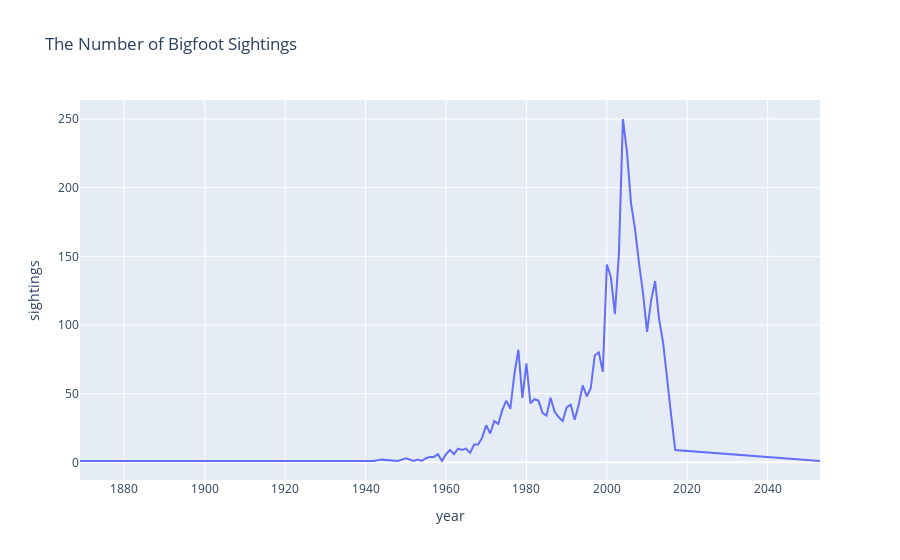

Notebook code for this chart:
### Code cell
import plotly.express as px
# Create a Plotly graph.

fig = px.line(pandas_df, x="year", y="sightings", title='The Number of Bigfoot Sightings')
fig.show()

### Figure 1 — Plotly figure (JSON) as saved in the notebook; plotly's stock layout.template omitted (floating-point values rounded to 4 significant figures)
{"data": [{"hovertemplate": "year=%{x}<br>sightings=%{y}<extra></extra>", "legendgroup": "", "line": {"color": "#636efa", "dash": "solid"}, "marker": {"symbol": "circle"}, "mode": "lines", "name": "", "orientation": "v", "showlegend": false, "type": "scatter", "x": [1869, 1921, 1925, 1930, 1932, 1934, 1937, 1938, 1941, 1942, 1944, 1947, 1948, 1949, 1950, 1952, 1953, 1954, 1955, 1956, 1957, 1958, 1959, 1960, 1961, 1962, 1963, 1964, 1965, 1966, 1967, 1968, 1969, 1970, 1971, 1972, 1973, 1974, 1975, 1976, 1977, 1978, 1979, 1980, 1981, 1982, 1983, 1984, 1985, 1986, 1987, 1988, 1989, 1990, 1991, 1992, 1993, 1994, 1995, 1996, 1997, 1998, 1999, 2000, 2001, 2002, 2003, 2004, 2005, 2006, 2007, 2008, 2009, 2010, 2011, 2012, 2013, 2014, 2015, 2016, 2017, 2053], "xaxis": "x", "y": [1, 1, 1, 1, 1, 1, 1, 1, 1, 1, 2, 1, 1, 2, 3, 1, 2, 1, 3, 4, 4, 6, 1, 6, 9, 6, 10, 9, 10, 7, 13, 13, 18, 27, 21, 30, 28, 38, 45, 39, 64, 82, 47, 72, 43, 46, 45, 36, 34, 47, 37, 33, 30, 40, 42, 31, 42, 56, 48, 54, 78, 80, 66, 144, 135, 108, 152, 250, 226, 189, 170, 145, 123, 95, 118, 132, 104, 87, 59, 34, 9, 1], "yaxis": "y"}], "layout": {"autosize": true, "legend": {"tracegroupgap": 0}, "title": {"text": "The Number of Bigfoot Sightings"}, "xaxis": {"anchor": "y", "autorange": true, "domain": [0, 1], "range": [1869, 2053], "title": {"text": "year"}, "type": "linear"}, "yaxis": {"anchor": "x", "autorange": true, "domain": [0, 1], "range": [-12.83, 263.8], "title": {"text": "sightings"}, "type": "linear"}}}
